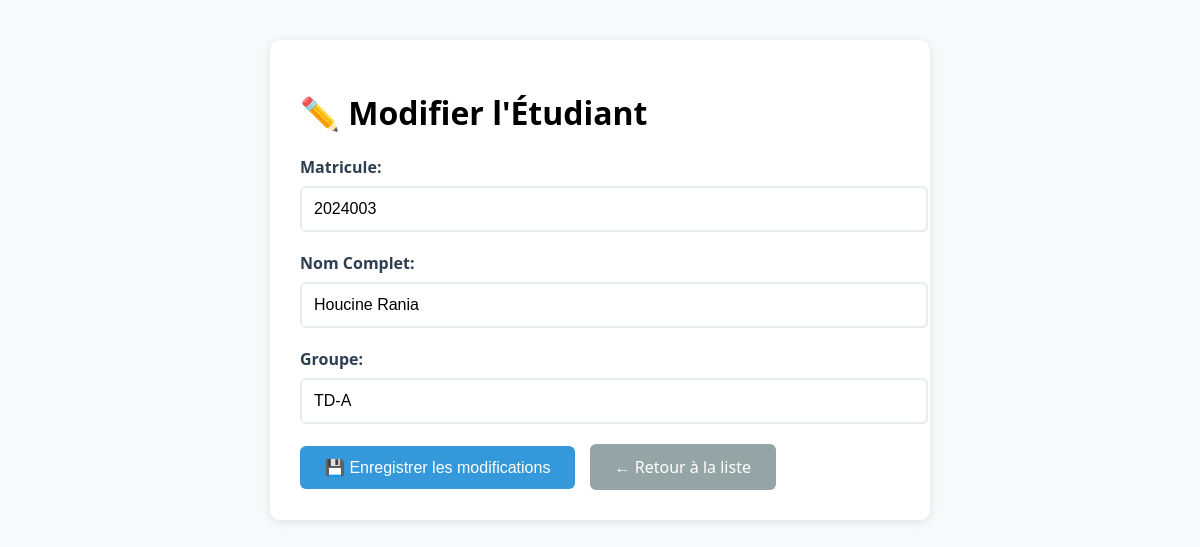
/update_student.php?id=3, run on the app's committed database.
### tables this page shows
CREATE TABLE IF NOT EXISTS students (
    id INT AUTO_INCREMENT PRIMARY KEY,
    matricule VARCHAR(50) NOT NULL UNIQUE,
    fullname VARCHAR(255) NOT NULL,
    group_id VARCHAR(50) NOT NULL,
    created_at TIMESTAMP DEFAULT CURRENT_TIMESTAMP,
    updated_at TIMESTAMP DEFAULT CURRENT_TIMESTAMP ON UPDATE CURRENT_TIMESTAMP,
    INDEX idx_matricule (matricule),
    INDEX idx_group (group_id)
);

### update_student.php (the view, shortened to what this page needs)
<?php
$student = null;
if (isset($_GET['id'])) {
    try {
        $conn = getDBConnection();
        $stmt = $conn->prepare("SELECT * FROM students WHERE id = ?");
        $stmt->execute([$_GET['id']]);
        $student = $stmt->fetch(PDO::FETCH_ASSOC);
    } catch (Exception $e) {
        $error = "Erreur: " . $e->getMessage();
    }
}
?>
<!DOCTYPE html>
<html lang="fr">
<head>
</head>
<body>
    <div class="container">
        <h1>✏️ Modifier l'Étudiant</h1>
        <?php if ($student): ?>
        <form method="POST">
            <div class="form-group">
                <label for="matricule">Matricule:</label>
                <input type="text" id="matricule" name="matricule"
                       value="<?php echo htmlspecialchars($student['matricule']); ?>" required>
            </div>
            <div class="form-group">
                <label for="fullname">Nom Complet:</label>
                <input type="text" id="fullname" name="fullname"
                       value="<?php echo htmlspecialchars($student['fullname']); ?>" required>
            </div>
            <div class="form-group">
                <label for="group_id">Groupe:</label>
                <input type="text" id="group_id" name="group_id"
                       value="<?php echo htmlspecialchars($student['group_id']); ?>" required>
            </div>
            <button type="submit" class="btn btn-primary">💾 Enregistrer les modifications</button>
            <a href="list_students.php" class="btn btn-secondary">← Retour à la liste</a>
        </form>
        <?php else: ?>
            <div class="error">Aucun étudiant sélectionné</div>
            <a href="list_students.php" class="btn btn-secondary">← Retour à la liste</a>
        <?php endif; ?>
    </div>
</body>
</html>

### update_student.php (style rules this page uses)
body { font-family: 'Segoe UI', Tahoma, Geneva, Verdana, sans-serif; margin: 40px; background: #f8f9fa; }
.container { max-width: 600px; margin: 0 auto; background: white; padding: 30px; border-radius: 10px; box-shadow: 0 2px 10px rgba(0,0,0,0.1); }
.form-group { margin-bottom: 20px; }
label { display: block; margin-bottom: 8px; font-weight: bold; color: #2c3e50; }
input { padding: 12px; width: 100%; border: 2px solid #e9ecef; border-radius: 6px; font-size: 1em; transition: border-color 0.3s; }
.btn { padding: 12px 25px; text-decoration: none; border-radius: 6px; color: white; border: none; font-size: 1em; cursor: pointer; transition: background-color 0.3s; display: inline-block; }
.btn-primary { background: #3498db; }
.btn-secondary { background: #95a5a6; margin-left: 10px; }

### data on the page
students: matricule "2024003", fullname "Houcine Rania", group_id "TD-A"
